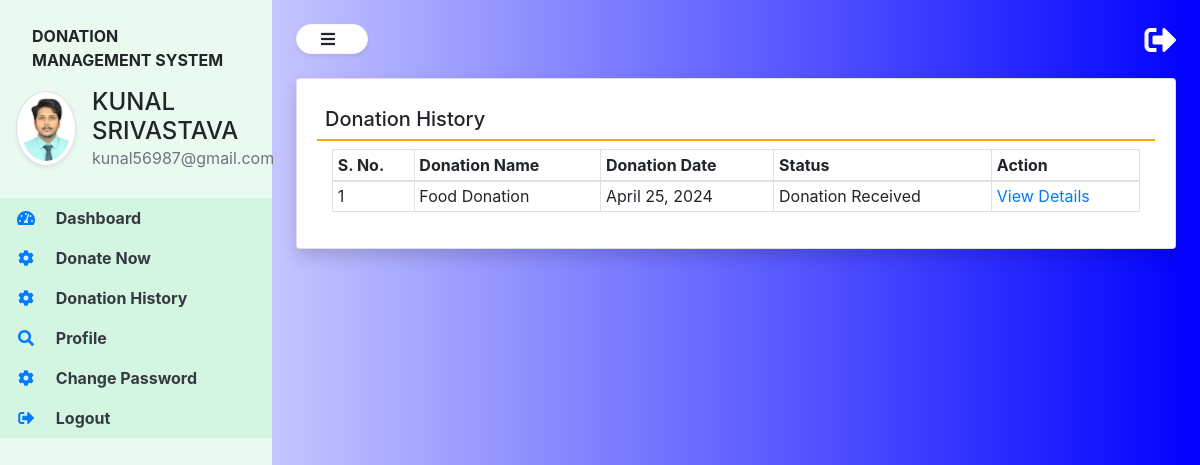
The app's page /donation_history (signed in) with its own data.
### donation/models.py (models this page shows, shortened)
class Donor(models.Model):
    user = models.ForeignKey(User, on_delete=models.CASCADE)
    contact = models.CharField(max_length=15,null=True)
    address = models.CharField(max_length=300,null=True)
    userpic = models.FileField(null=True)
    regdate = models.DateTimeField(auto_now_add=True)

class Donation(models.Model):
    donor = models.ForeignKey(Donor, on_delete=models.CASCADE)
    donationname = models.CharField(max_length=100,null=True)
    donationpic = models.FileField(null=True)
    collectionloc = models.CharField(max_length=300,null=True)
    description = models.CharField(max_length=300,null=True)
    status = models.CharField(max_length=30,null=True)
    donationdate = models.DateField(null=True)
    adminremark = models.CharField(max_length=200, null=True)
    volunteer = models.ForeignKey(Volunteer, on_delete=models.CASCADE,null=True)
    donationarea = models.ForeignKey(DonationArea, on_delete=models.CASCADE,null=True)
    volunteerremark = models.CharField(max_length=200, null=True)
    updationdate = models.DateField(null=True)

### donation/views.py (the view)
# urls.py: path('donation_history',donation_history,name='donation_history'),
def donation_history(request):
    if not request.user.is_authenticated:
        return redirect('donorlogin')
    user = request.user
    donor = Donor.objects.get(user=user)
    donation = Donation.objects.filter(donor=donor)
    return render(request, 'donation_history.html',locals())

### donation/templates/donation_history.html
{% extends 'donor_base.html' %}
{% block main  %}
<div class="card shadow">
    <div class="card-body">
        <h5 class="p-2" style="border-bottom: 2px solid orange;">Donation History</h5>
<div class="container-fluid">
        <table class="table table-bordered table-sm" id="example">
            <thead>
                <tr>
                    <th>S. No.</th>
                    <th>Donation Name</th>
                    <th>Donation Date</th>
                    <th>Status</th>
                    <th>Action</th>
                </tr>
            </thead>
            <tbody>
                {% for i in donation %}
                <tr>
                    <td>{{forloop.counter}}</td>
                    <td>{{i.donationname}}</td>
                    <td>{{i.donationdate}}</td>
                    <td>{{i.status}}</td>
                    <td><a href="{% url 'donationdetail_donor' i.id %}" class="text-primary">View Details</a></td>
                </tr>
                {% endfor %}
            </tbody>
        </table>
</div>
</div>
</div>
{% endblock %}

### donation/templates/donor_base.html (shortened to what this page needs)
{% load static %}
<html lang="en">
<head>
  <link rel="stylesheet" href="https://maxcdn.bootstrapcdn.com/bootstrap/4.3.1/css/bootstrap.min.css">
  <link rel="stylesheet" href="https://use.fontawesome.com/releases/v5.6.3/css/all.css">
  <link rel="stylesheet" type="text/css" href="{% static 'css/sidebar_donor.css' %}">
  </head>
<body>
<div class="vertical-nav" id="sidebar">
  <div class="py-4 px-3 mb-1">
      <p class="font-weight-bold text-uppercase px-3 sidebar-title">Donation Management System</p>
	<div class="media d-flex align-items-center">
	    <img src="{{request.user.donor_set.all.0.userpic.url}}" width="60" height="60" class="mr-3 rounded-circle img-thumbnail shadow-sm">
		<div class="media-body">
			<h4 class="user-name mb-0 text-uppercase">{{request.user.first_name}} {{request.user.last_name}}</h4>
			<p class="text-muted mb-0 user-mail">{{request.user.username}}</p>
		</div>
	</div>
  </div>
  <ul class="nav flex-column">
  <li class="nav-item">
  <a href="{% url 'donor_home' %}" class="nav-link text-dark">
	<i class="fas fa-tachometer-alt fa-fw mr-3 text-primary"></i>
	Dashboard
  </a>
  </li>
    <li class="nav-item">
  <a href="{% url 'donate_now' %}" class="nav-link text-dark">
	<i class="fas fa-cog mr-3 text-primary fa-fw"></i>
	Donate Now
  </a>
  </li>
      <li class="nav-item">
  <a href="{% url 'donation_history' %}" class="nav-link text-dark ">
	<i class="fas fa-cog mr-3 text-primary fa-fw"></i>
	Donation History
  </a>
  </li>
  <li class="nav-item">
  <a href="{% url 'profile_donor' %}" class="nav-link text-dark ">
	<i class="fa fa-search mr-3 text-primary fa-fw"></i>
	Profile
  </a>
  </li>
      <li class="nav-item">
  <a href="{% url 'changepwd_donor' %}" class="nav-link text-dark ">
	<i class="fas fa-cog mr-3 text-primary fa-fw"></i>
	Change Password
  </a>
  </li>
      <li class="nav-item">
  <a href="{% url 'logout' %}" class="nav-link text-dark ">
	<i class="fas fa-sign-out-alt mr-3 text-primary fa-fw"></i>
	Logout
  </a>
  </li>
  </ul>
</div>
<div class="page-content p-4" id="content">
<a href="{% url 'logout' %}" title = "logout" class="float-right text-white"><i class="fas fa-sign-out-alt fa-2x"></i></a>
<button id="sidebarCollapse" type="button" class="btn btn-light bg-white rounded-pill shadow-sm px-4 mb-4">
<i class="fas fa-bars mr-2"></i>
</button>
     {% block main %}
    {% endblock %}
</div>
</body>
</html>

### donation/static/css/sidebar_donor.css (style rules this page uses)
body { background-image : linear-gradient(to right, rgba(0,0,255,0), rgba(0,0,255,1)); min-height:100vh; }
.vertical-nav { min-width : 17rem; width : 17rem; height:100vh; position:fixed; top:0; left:0; transition: all 0.4s; background-color : #EAFAF1; }
.page-content { width:calc(100% - 17rem); margin-left:17rem; transition:all 0.4s; }
.nav-link { font-weight : bold; background-color :#D5F5E3; }

### records on screen
Donation: donationname "Food Donation", donationdate "April 25, 2024", status "Donation Received"

### other values on screen
{{ request.user.first_name }} "KUNAL"
{{ request.user.last_name }} "SRIVASTAVA"
{{ request.user.username }} "kunal56987@gmail.com"
